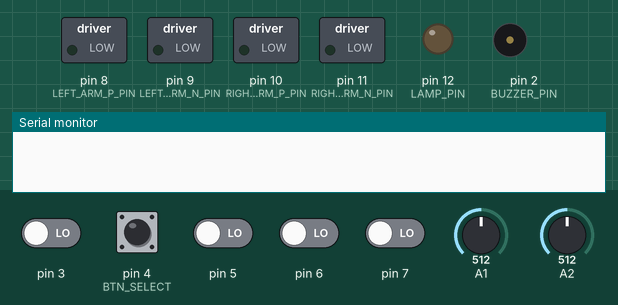
This sketch was run on a simulated Arduino Uno, built with avr-gcc and run on an emulated ATmega328P. Shown: switched loads named in the sketch (green lamp = pin HIGH), output pins drawn as LEDs (lit = HIGH), buzzer (waves = sounding, pin HIGH), the last lines printed to the serial monitor. Dashed ring = blinking. The test bench sets the inputs (shaded band); at power-on: pin 3, pin 4 (BTN_SELECT), pin 5–7 LOW, A2 = 512, A1 = 512.

Above: at 1.2 s.
1.3 s: pin 3 driven HIGH
At 1.9 s:
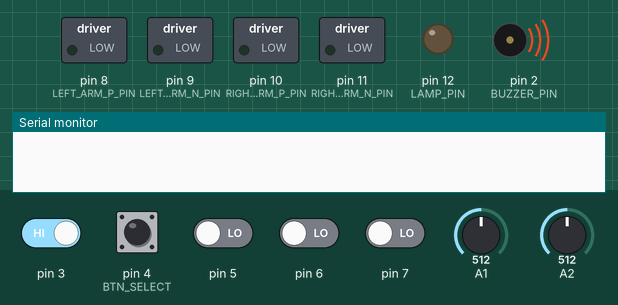
4.3 s: pin 4 (BTN_SELECT) pulled HIGH for 1 s
At 5.2 s:
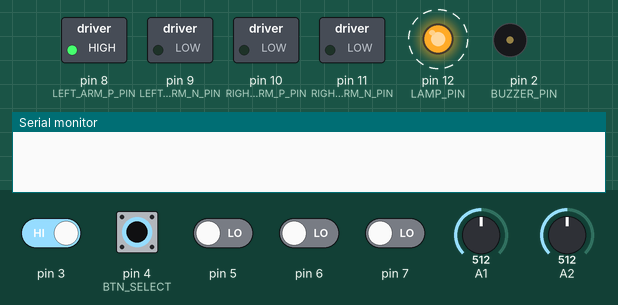
8.0 s: A2 set to 703
11.0 s: A2 set to 728
At 12.9 s:
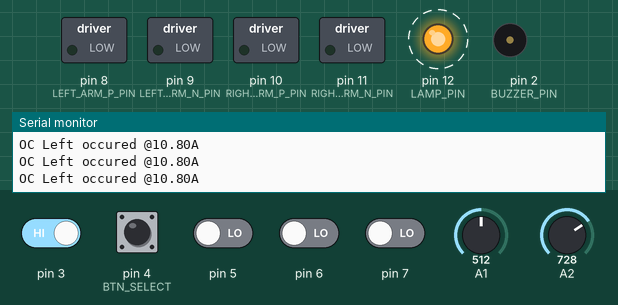
14.0 s: pin 4 (BTN_SELECT) pulled HIGH for 0.15 s
At 15.1 s:
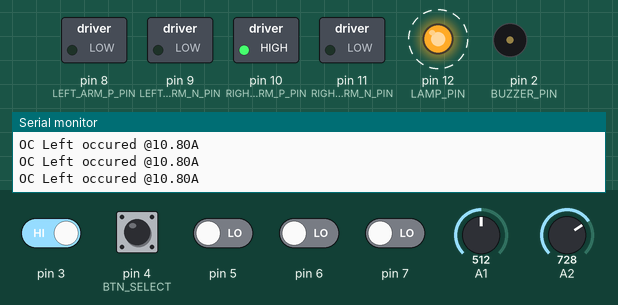
17.0 s: pin 4 (BTN_SELECT) pulled HIGH for 1 s
At 18.2 s:
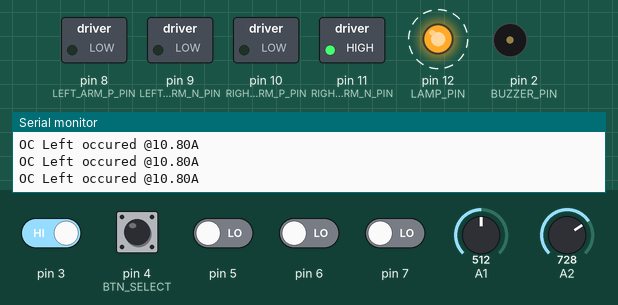
Timing chart, 0 to 21.4 s (numbered marks = the images above; inputs shaded):
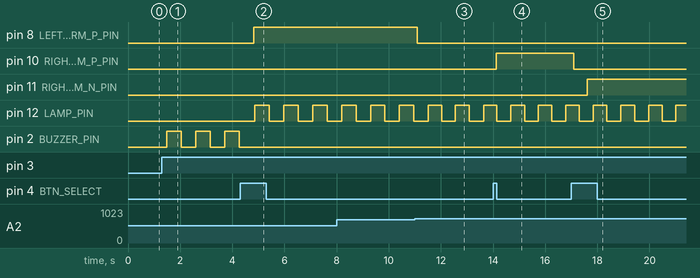

Measured:
- the behaviour switches between 712 and 713 on A2 (found by bisection; images 2 and 3)
- after the input at 1.3 s, pin 2 (BUZZER_PIN): alternates HIGH for 0.55 s and LOW for 0.56 s, starting after 0.19 s
- after the input at 4.3 s, pin 8 (LEFT_ARM_P_PIN): LOW → HIGH after 0.52 s
- after the input at 11.0 s, pin 8 (LEFT_ARM_P_PIN): HIGH → LOW after 0.09 s
- after the input at 14.0 s, pin 10 (RIGHT_ARM_P_PIN): LOW → HIGH after 0.12 s
- after the input at 17.0 s, pin 10 (RIGHT_ARM_P_PIN): HIGH → LOW after 0.10 s; pin 11 (RIGHT_ARM_N_PIN): LOW → HIGH after 0.61 s
- by itself, pin 12 (LAMP_PIN): alternates HIGH for 0.52 s and LOW for 0.53 s

The sketch:

minotaur.ino
```cpp
/*
 * Title: Minotaur v2.0 firmware
 * Author: Joao Vieira
 * Date: January 31st, 2023
 *
 * Description: This is the firmware for the Minotaur board for controlling swing
 * automatic gates. The Minotaur board does not include any ID decoder. That is
 * an extra piece of hardware that should be connected to the board acting like a
 * button (closed when activated and open when deactivated).
 */

#include <Arduino_FreeRTOS.h>

#include "config.h"
#include "motor_arm.h"
#include "buzzer.h"
#include "current_sensor.h"
#include "lamp.h"
#include "button.h"
#include "persistent_var.h"

/*
 * =============================================================================
 * =========================== SENSORS AND ACTUATORS ===========================
 * =============================================================================
 */
Button
  btn_select (BTN_SELECT),
  btn_open   (BTN_OPEN),
  btn_close  (BTN_CLOSE),
  btn_program(BTN_PROGRAM),
  btn_fn     (BTN_FN);

CurrentSensor
  sensor_left (LEFT_ARM_SENSOR),
  sensor_right(RIGHT_ARM_SENSOR);

Lamp lamp(LAMP_PIN);

MotorArm
  arm_left (LEFT_ARM_P_PIN,  LEFT_ARM_N_PIN),
  arm_right(RIGHT_ARM_P_PIN, RIGHT_ARM_N_PIN);

Buzzer buzzer(BUZZER_PIN);

/*
 * =============================================================================
 * ======================= VARIABLES STORED IN THE EEPROM ======================
 * =============================================================================
 */
PersistentVar
  left_arm_open_time,
  left_arm_close_time,
  right_arm_open_time,
  right_arm_close_time,
  arms_open_delta,
  arms_close_delta;

/*
 * =============================================================================
 * ============================== STATE VARIABLES ==============================
 * =============================================================================
 */
bool gate_open = false;
volatile bool
  blink_lamp = false,
  oc_left_occured = false,
  oc_right_occured = false;

/*
 * =============================================================================
 * ============================ AUXILIARY ROUTINES =============================
 * =============================================================================
 */
void
bip_buzzer(uint8_t n)
{
  for (uint8_t i = 0; i < n; i++)
  {
    buzzer.on();
    vTaskDelay(BUZZER_BIP_T / 2 / portTICK_PERIOD_MS);
    buzzer.off();
    vTaskDelay(BUZZER_BIP_T / 2 / portTICK_PERIOD_MS);
  }
}

void
open_close_cycle()
{
  // Start blinking lamp
  blink_lamp = true;
  vTaskDelay(OPEN_CLOSE_DELAY / portTICK_PERIOD_MS);

  // Start first arm
  if (gate_open) arm_right.close(); else arm_left.open();
  vTaskDelay(
    (
      gate_open ?
      arms_close_delta.get() :
      arms_open_delta.get()
    ) / portTICK_PERIOD_MS);

  // Start second arm
  if (gate_open) arm_left.close(); else arm_right.open();
  vTaskDelay(
    (
      gate_open ?
      (right_arm_close_time.get() - arms_close_delta.get()) :
      (left_arm_open_time.get() - arms_open_delta.get())
    ) / portTICK_PERIOD_MS);

  // Stop first arm
  if (gate_open) arm_right.off(); else arm_left.off();
  vTaskDelay(
    (
      gate_open ?
      (left_arm_close_time.get() - right_arm_close_time.get() + arms_close_delta.get()) :
      (right_arm_open_time.get() - left_arm_open_time.get() + arms_open_delta.get())
    ) / portTICK_PERIOD_MS);

  // Stop second arm
  if (gate_open) arm_left.off(); else arm_right.off();

  // Stop blinking lamp
  blink_lamp = false;

  // Switch gate state
  gate_open = !gate_open;

  // Clear oc variables
  oc_left_occured = oc_right_occured = false;
}

void
close_while_pressed()
{
  // Close right arm
  if (btn_fn.isPressed())
    arm_right.close();
  // Close left arm
  else
    arm_left.close();

  // Blink lamp while button pressed
  while(btn_close.isPressed())
    blink_lamp = true;

  // Switch off both arms
  arm_left.off();
  arm_right.off();

  // Stop blinking lamp
  blink_lamp = false;

  // Clear oc variables
  oc_left_occured = oc_right_occured = false;
}

void
open_while_pressed()
{
  // Open right arm
  if (btn_fn.isPressed())
    arm_right.open();
  // Open left arm
  else
    arm_left.open();

  // Blink lamp while button pressed
  while(btn_open.isPressed())
    blink_lamp = true;

  // Switch off both arms
  arm_left.off();
  arm_right.off();

  // Stop blinking lamp
  blink_lamp = false;

  // Clear oc variables
  oc_left_occured = oc_right_occured = false;
}

void
program_cycle()
{
  // It is assumed that the gate is closed when entering the programming mode

  // Inform user that entered programming mode
  bip_buzzer(NUMBER_BIPS_BEFORE_PROG);

  // Start blinking lamp
  blink_lamp = true;

  // Open left arm
  while (!btn_select.isPressed()); // wait for btn
  arm_left.open();
  unsigned long left_arm_start_open = millis();
  vTaskDelay(PROG_BTN_DELAY / portTICK_PERIOD_MS);

  // Open right arm
  while (!btn_select.isPressed()); // wait for btn
  arm_right.open();
  unsigned long right_arm_start_open = millis();
  vTaskDelay(PROG_BTN_DELAY / portTICK_PERIOD_MS);

  // Stop left arm
  while (!btn_select.isPressed() && !oc_left_occured); // wait for btn or oc left
  arm_left.off();
  unsigned long left_arm_stop_open = millis();
  vTaskDelay(PROG_BTN_DELAY / portTICK_PERIOD_MS);

  // Stop right arm
  while (!btn_select.isPressed() && !oc_right_occured); // wait for btn or oc right
  arm_right.off();
  unsigned long right_arm_stop_open = millis();
  vTaskDelay(PROG_BTN_DELAY / portTICK_PERIOD_MS);

  // Clear oc variables
  oc_left_occured = oc_right_occured = false;

  // Close right arm
  while (!btn_select.isPressed()); // wait for btn
  arm_right.close();
  unsigned long right_arm_start_close = millis();
  vTaskDelay(PROG_BTN_DELAY / portTICK_PERIOD_MS);

  // Close left arm
  while (!btn_select.isPressed()); // wait for btn
  arm_left.close();
  unsigned long left_arm_start_close = millis();
  vTaskDelay(PROG_BTN_DELAY / portTICK_PERIOD_MS);

  // Stop right arm
  while (!btn_select.isPressed() && !oc_right_occured); // wait for btn or oc right
  arm_right.off();
  unsigned long right_arm_stop_close = millis();
  vTaskDelay(PROG_BTN_DELAY / portTICK_PERIOD_MS);

  // Stop left arm
  while (!btn_select.isPressed() && !oc_left_occured); // wait for btn or oc left
  arm_left.off();
  unsigned long left_arm_stop_close = millis();
  vTaskDelay(PROG_BTN_DELAY / portTICK_PERIOD_MS);

  // Clear oc variables
  oc_left_occured = oc_right_occured = false;

  // Stop blinking lamp
  blink_lamp = false;

  // Recalculate open and close timings
  left_arm_open_time.set(left_arm_stop_open - left_arm_start_open);
  left_arm_close_time.set(left_arm_stop_close - left_arm_start_close);
  right_arm_open_time.set(right_arm_stop_open - right_arm_start_open);
  right_arm_close_time.set(right_arm_stop_close - right_arm_start_close);
  arms_open_delta.set(right_arm_start_open - left_arm_start_open);
  arms_close_delta.set(left_arm_start_close - right_arm_start_close);

  // Inform user that exited programming mode
  bip_buzzer(NUMBER_BIPS_AFTER_PROG);
}

/*
 * =============================================================================
 * =================================== TASKS ===================================
 * =============================================================================
 */
void
task_debounce_btns(void *pvParameters)
{
  (void) pvParameters;

  while (true)
  { // Execute task forever
    btn_select.debounce();
    btn_open.debounce();
    btn_close.debounce();
    btn_program.debounce();
    btn_fn.debounce();
  }
}

void
task_blink_lamp(void *pvParameters)
{
  (void) pvParameters;

  while (true)
  { // Execute task forever0
    if (blink_lamp) {
      lamp.on();
      vTaskDelay(LAMP_BLINK_T / 2 / portTICK_PERIOD_MS);
      lamp.off();
      vTaskDelay(LAMP_BLINK_T / 2 / portTICK_PERIOD_MS);
    }
  }
}

void
task_monitor_lsensor(void *pvParameters)
{
  (void) pvParameters;

  uint16_t
    sensor_value,
    sensor_max = sensor_left.getOffset() + MAX_CURRENT_VALUE_OVER_OFFSET;

  while (true)
  { // Execute task forever
    // OC detected
    sensor_value = sensor_left.getValue();
    if (sensor_value > sensor_max) {
      // Wait for normalization
      vTaskDelay(OC_MAX_T / 2 / portTICK_PERIOD_MS);
      sensor_value = sensor_left.getValue();

      // If it is still over limit stop
      if (sensor_value > sensor_max)
      {
        oc_left_occured = true;
        arm_left.off();
        Serial.println((String) "OC Left occured @" + sensor_left.value2Amps(sensor_value) + "A");
      }
    }
  }
}

void
task_monitor_rsensor(void *pvParameters)
{
  (void) pvParameters;

  uint16_t
    sensor_value,
    sensor_max = sensor_right.getOffset() + MAX_CURRENT_VALUE_OVER_OFFSET;

  while (true)
  { // Execute task forever
    // OC detected
    sensor_value = sensor_right.getValue();
    if (sensor_value > sensor_max) {
      // Wait for normalization
      vTaskDelay(OC_MAX_T / 2 / portTICK_PERIOD_MS);
      sensor_value = sensor_right.getValue();

      // If it is still over limit stop
      if (sensor_value > sensor_max)
      {
        oc_right_occured = true;
        arm_right.off();
        Serial.println((String) "OC Right occured @" + sensor_right.value2Amps(sensor_value) + "A");
      }
    }
  }
}

void
task_main(void *pvParameters)
{
  (void) pvParameters;

  while (true)
  { // Execute task forever
    // Open or close cycle
    if (btn_select.isPressed())
      open_close_cycle();
    // Close while pressed
    else if (btn_close.isPressed())
      close_while_pressed();
    // Open while pressed
    else if (btn_open.isPressed())
      open_while_pressed();
    // Program cycle
    else if (btn_program.isPressed())
      program_cycle();
  }
}

/*
 * =============================================================================
 * ========================= ARDUINO BULT-IN FUNCTIONS =========================
 * =============================================================================
 */
void
setup()
{
  // Set sensors offset on boot
  sensor_left.setOffset();
  sensor_right.setOffset();

  // Debug
  Serial.begin(9600);

  // Create tasks
  xTaskCreate(task_debounce_btns,   "Debounce buttons",     128, NULL, 3, NULL);
  xTaskCreate(task_blink_lamp,      "Blink lamp",           128, NULL, 3, NULL);
  xTaskCreate(task_monitor_lsensor, "Monitor left sensor",  128, NULL, 3, NULL);
  xTaskCreate(task_monitor_rsensor, "Monitor right sensor", 128, NULL, 3, NULL);
  xTaskCreate(task_main,            "Main task",            128, NULL, 3, NULL);
}

void
loop()
{
  // Nothing to do here
}
```

button.cpp
```cpp
#include "button.h"

Button::Button(uint8_t pin) :
  pin(pin)
{
  pinMode(pin, INPUT);
}

void
Button::debounce()
{
  bool reading = digitalRead(pin);

  if (reading != last_state)
    last_debounce_time = millis();

  if ((millis() - last_debounce_time) > debounce_delay && reading != state)
    state = reading;

  last_state = reading;
}

bool
Button::isPressed()
{
  return state;
}

void
Button::setDebounceDelay(unsigned int milliseconds)
{
  debounce_delay = milliseconds;
}
```

button.h
```cpp
#ifndef __BUTTON_H__
#define __BUTTON_H__

// External libraries
#include <Arduino.h>

#define DEBOUNCE_DELAY 50 // debounce period [ms]

class Button
{
private:
  uint8_t pin;
  unsigned int debounce_delay = DEBOUNCE_DELAY;
  volatile bool state = false;
  bool last_state = false;
  unsigned long last_debounce_time = 0;

public:
  // Constructor
  Button(uint8_t pin);

  // Public methods
  void debounce();
  bool isPressed();
  void setDebounceDelay(unsigned int milliseconds);
};

#endif //__BUTTON_H__
```

buzzer.cpp
```cpp
#include "buzzer.h"

Buzzer::Buzzer(uint8_t pin) :
  pin(pin)
{
  pinMode(pin, OUTPUT);
}

void
Buzzer::on()
{
  digitalWrite(pin, HIGH);
}

void
Buzzer::off()
{
  digitalWrite(pin, LOW);
}
```

buzzer.h
```cpp
#ifndef __BUZZER_H__
#define __BUZZER_H__

// External libraries
#include <Arduino.h>

class Buzzer
{
private:
  uint8_t pin;

public:
  // Constructor
  Buzzer(uint8_t pin);

  // Public methods
  void on();
  void off();
};

#endif //__BUZZER_H__
```

current_sensor.cpp
```cpp
#include "current_sensor.h"

CurrentSensor::CurrentSensor(uint8_t pin) :
  pin(pin)
{}

uint16_t
CurrentSensor::getValue()
{
  return analogRead(pin);
}

void
CurrentSensor::setOffset()
{
  offset = analogRead(pin);
}

float
CurrentSensor::getAmps()
{
  return (1.0 * analogRead(pin) - offset) / 20;
}

uint16_t
CurrentSensor::getOffset()
{
  return offset;
}

float
CurrentSensor::value2Amps(uint16_t value)
{
  return (1.0 * value - offset) / 20;
}
```

current_sensor.h
```cpp
#ifndef __CURRENT_SENSOR_H__
#define __CURRENT_SENSOR_H__

// External libraries
#include <Arduino.h>

class CurrentSensor
{
private:
  uint8_t pin;
  uint16_t offset = 512;

public:
  // Constructor
  CurrentSensor(uint8_t pin);

  // Public methods
  uint16_t getValue();
  void setOffset();
  uint16_t getOffset();

  /*
  * ACS712 Datasheet: https://www.farnell.com/datasheets/1759100.pdf (Ip=20A)
  * In theory, a variation of 1V in the output represents a variation of 10A.
  * However, experimental results with a Minotaur board showed a variation of
  * approximately 75mV/A for the left sensor and 100mV/A for the right sensor.
  * Since the purpose of these sensors is just to avoid the overload of the PSU
  * (and we are working with confortable margins), an error of 25% can just be
  * ignored, and we can work with the theoretical variation of 100mV/A or 20
  * steps of the Arduino ADC per Amp: A = (Reading - Offset) / 20.
  * The offset depends on Vcc. Therefore, it is obtained for I=0A at boot time.
  */
  float getAmps();
  float value2Amps(uint16_t value);
};

#endif //__CURRENT_SENSOR_H__
```

lamp.cpp
```cpp
#include "lamp.h"

Lamp::Lamp(uint8_t pin) :
  pin(pin)
{
  pinMode(pin, OUTPUT);
}

void
Lamp::on()
{
  digitalWrite(pin, HIGH);
}

void
Lamp::off()
{
  digitalWrite(pin, LOW);
}
```

lamp.h
```cpp
#ifndef __LAMP_H__
#define __LAMP_H__

// External libraries
#include <Arduino.h>

class Lamp
{
private:
  uint8_t pin;

public:
  // Constructor
  Lamp(uint8_t pin);

  // Public methods
  void on();
  void off();
};

#endif //__LAMP_H__
```

motor_arm.cpp
```cpp
#include "motor_arm.h"

MotorArm::MotorArm(uint8_t pin_p, uint8_t pin_n) :
  pin_p(pin_p),
  pin_n(pin_n)
{
  pinMode(pin_p, OUTPUT);
  pinMode(pin_n, OUTPUT);
}

void
MotorArm::open()
{
  digitalWrite(pin_p, HIGH);
  digitalWrite(pin_n, LOW);
}

void
MotorArm::close()
{
  digitalWrite(pin_p, LOW);
  digitalWrite(pin_n, HIGH);
}

void
MotorArm::off()
{
  digitalWrite(pin_p, LOW);
  digitalWrite(pin_n, LOW);
}
```

motor_arm.h
```cpp
#ifndef __MOTOR_ARM_H__
#define __MOTOR_ARM_H__

// External libraries
#include <Arduino.h>

class MotorArm
{
private:
  uint8_t pin_p, pin_n;

public:
  // Constructor
  MotorArm(uint8_t pin_p, uint8_t pin_n);

  void open();
  void close();
  void off();
};

#endif //__MOTOR_ARM_H__
```

persistent_var.cpp
```cpp
#include "persistent_var.h"

unsigned int PersistentVar::eof = 0;

PersistentVar::PersistentVar()
{
  eeprom_ptr = eof;
  eof += sizeof(DATA_TYPE);
  EEPROM.get(eeprom_ptr, var);
}

DATA_TYPE
PersistentVar::get()
{
  return var;
}

void
PersistentVar::set(DATA_TYPE value)
{
  var = value;
  EEPROM.put(eeprom_ptr, value);
}

unsigned int
PersistentVar::getEepromPtr()
{
  return eeprom_ptr;
}
```

persistent_var.h
```cpp
#ifndef __PERSISTENT_VAR_H__
#define __PERSISTENT_VAR_H__

// External libraries
#include <Arduino.h>
#include <EEPROM.h>

typedef unsigned long DATA_TYPE;

class PersistentVar
{
private:
  static unsigned int eof;
  unsigned int eeprom_ptr;
  DATA_TYPE var;

public:
  // Constructor
  PersistentVar();

  // Public methods
  DATA_TYPE get();
  void set(DATA_TYPE value);
  unsigned int getEepromPtr();
};

#endif //__PERSISTENT_VAR_H__
```

config.h
```cpp
#ifndef __CONFIG_H__
#define __CONFIG_H__

// Digital PINs
#define BUZZER_PIN       2                // OUTPUT activate buzzer
#define BTN_PROGRAM      3                // INPUT btn program selected
#define BTN_SELECT       4                // INPUT btn select selected
#define BTN_OPEN         5                // INPUT btn open selected
#define BTN_FN           6                // INPUT btn function selected
#define BTN_CLOSE        7                // INPUT btn close selected
#define LEFT_ARM_P_PIN   8                // OUTPUT switch left arm positive to +12 V
#define LEFT_ARM_N_PIN   9                // OUTPUT switch left arm negative to +12 V
#define RIGHT_ARM_P_PIN  10               // OUTPUT switch right arm positive to +12 V
#define RIGHT_ARM_N_PIN  11               // OUTPUT switch right arm negative to +12 V
#define LAMP_PIN         12               // OUTPIT activate lamp

// Analog PINs
#define RIGHT_ARM_SENSOR A1               // INPUT right arm current sensor
#define LEFT_ARM_SENSOR  A2               // INPUT left arm current sensor

// General configurations
#define BUZZER_BIP_T 1000                 // Buzzer bip period [ms]
#define LAMP_BLINK_T 1000                 // Lamp blink period [ms]
#define OPEN_CLOSE_DELAY LAMP_BLINK_T * 2 // Time between lamp starts blinking and gate starts moving
#define NUMBER_BIPS_BEFORE_PROG 3         // Number of bips before entering programming mode
#define NUMBER_BIPS_AFTER_PROG 2          // Number of bips after exiting programming mode
#define PROG_BTN_DELAY 500                // Delay after pressing button in programming mode [ms]

#define MAX_CURRENT_VALUE_OVER_OFFSET 200 // Check current_sensor.h for explanation
#define OC_MAX_T 100                      // Wait for a period to eliminate false alarms [ms]

#endif //__CONFIG_H__
```
